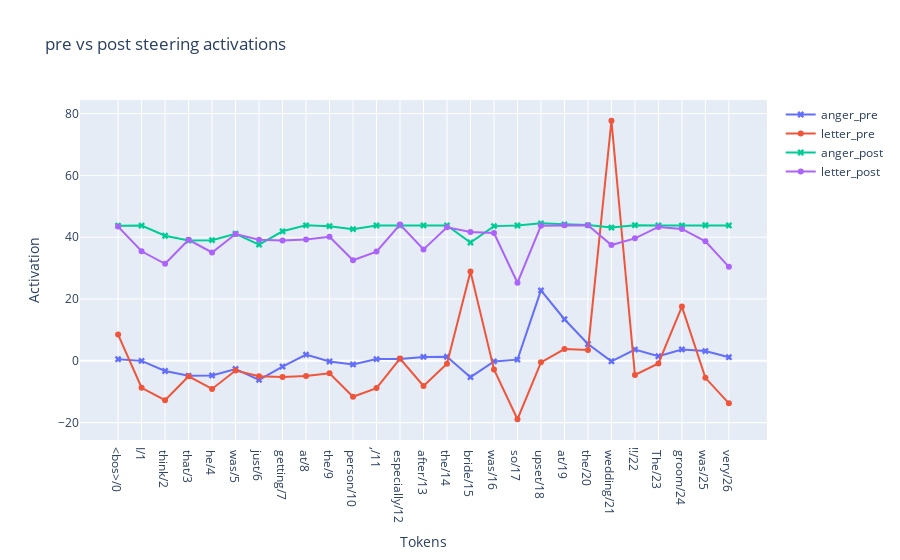

The notebook cell saved with this chart:
### Code cell
out_toks = model.to_str_tokens(gen_texts[-1])
out_toks = [s + f"/{i}" for i,  s in enumerate(out_toks)]

fig = go.Figure()
fig.add_trace(go.Scatter(x=out_toks,y=acts_pre[0, :, 0],mode='lines+markers',name='anger_pre', marker={'symbol':'x'}))
fig.add_trace(go.Scatter(x=out_toks,y=acts_pre[0, :, 1],mode='lines+markers',name='letter_pre'))
fig.add_trace(go.Scatter(x=out_toks,y=acts_post[0, :, 0],mode='lines+markers',name='anger_post', marker={'symbol':'x'}))
fig.add_trace(go.Scatter(x=out_toks,y=acts_post[0, :, 1],mode='lines+markers',name='letter_post'))
fig.update_layout(title='pre vs post steering activations', xaxis_title='Tokens', yaxis_title='Activation')

### Figure 1 — Plotly figure (JSON) as saved in the notebook; plotly's stock layout.template omitted (floating-point values rounded to 4 significant figures)
{"data": [{"marker": {"symbol": "x"}, "mode": "lines+markers", "name": "anger_pre", "type": "scatter", "x": ["<bos>/0", "I/1", " think/2", " that/3", " he/4", " was/5", " just/6", " getting/7", " at/8", " the/9", " person/10", ",/11", " especially/12", " after/13", " the/14", " bride/15", " was/16", " so/17", " upset/18", " at/19", " the/20", " wedding/21", "!!/22", " The/23", " groom/24", " was/25", " very/26", " upset/27"], "y": [0.5315, -0.01715, -3.301, -4.84, -4.729, -2.649, -6.161, -1.859, 1.995, -0.2156, -1.172, 0.5562, 0.5596, 1.264, 1.311, -5.29, -0.1837, 0.3838, 22.78, 13.45, 5.448, -0.1443, 3.649, 1.472, 3.673, 3.159, 1.17]}, {"mode": "lines+markers", "name": "letter_pre", "type": "scatter", "x": ["<bos>/0", "I/1", " think/2", " that/3", " he/4", " was/5", " just/6", " getting/7", " at/8", " the/9", " person/10", ",/11", " especially/12", " after/13", " the/14", " bride/15", " was/16", " so/17", " upset/18", " at/19", " the/20", " wedding/21", "!!/22", " The/23", " groom/24", " was/25", " very/26", " upset/27"], "y": [8.499, -8.72, -12.76, -5.014, -9.094, -3.144, -5.0, -5.229, -4.916, -4.006, -11.64, -8.832, 0.7217, -8.137, -0.9783, 28.89, -2.818, -18.9, -0.4962, 3.786, 3.53, 77.67, -4.551, -0.8552, 17.55, -5.509, -13.75]}, {"marker": {"symbol": "x"}, "mode": "lines+markers", "name": "anger_post", "type": "scatter", "x": ["<bos>/0", "I/1", " think/2", " that/3", " he/4", " was/5", " just/6", " getting/7", " at/8", " the/9", " person/10", ",/11", " especially/12", " after/13", " the/14", " bride/15", " was/16", " so/17", " upset/18", " at/19", " the/20", " wedding/21", "!!/22", " The/23", " groom/24", " was/25", " very/26", " upset/27"], "y": [43.73, 43.75, 40.46, 38.92, 39.03, 41.12, 37.6, 41.9, 43.83, 43.55, 42.59, 43.78, 43.78, 43.8, 43.81, 38.29, 43.58, 43.78, 44.47, 44.16, 43.91, 43.12, 43.88, 43.81, 43.76, 43.86, 43.8]}, {"mode": "lines+markers", "name": "letter_post", "type": "scatter", "x": ["<bos>/0", "I/1", " think/2", " that/3", " he/4", " was/5", " just/6", " getting/7", " at/8", " the/9", " person/10", ",/11", " especially/12", " after/13", " the/14", " bride/15", " was/16", " so/17", " upset/18", " at/19", " the/20", " wedding/21", "!!/22", " The/23", " groom/24", " was/25", " very/26", " upset/27"], "y": [43.43, 35.44, 31.4, 39.15, 35.07, 41.02, 39.16, 38.93, 39.25, 40.15, 32.52, 35.33, 44.1, 36.03, 43.19, 41.67, 41.34, 25.26, 43.73, 43.88, 43.87, 37.46, 39.62, 43.31, 42.66, 38.66, 30.41]}], "layout": {"title": {"text": "pre vs post steering activations"}, "xaxis": {"title": {"text": "Tokens"}}, "yaxis": {"title": {"text": "Activation"}}}}
